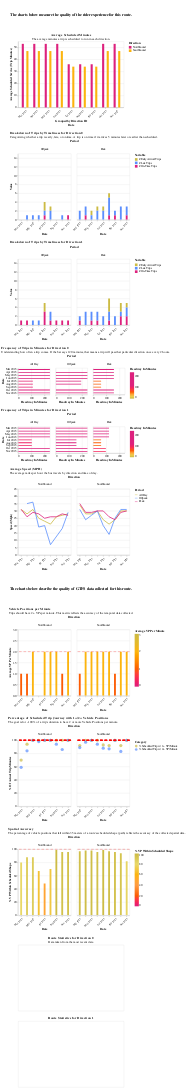

Notebook cell for this chart:
### Markdown cell above
## Detailed Route Overview

### Code cell
try:
    display(section2.filtered_route(sched_vp_df))
except:
    display(Markdown(f"""{organization_name} only has schedule data."""))

### Figure 1 — Vega-Lite specification as saved in the notebook (floating-point values rounded to 4 significant figures; data arrays with more than 128 entries replaced by an {"elided": "..."} marker saying what was removed)
{"config": {"view": {"continuousWidth": 300, "continuousHeight": 300}}, "vconcat": [{"data": {"name": "data-2e69f65df4b8394a28c3920390e86a1c"}, "mark": {"type": "text", "align": "center", "baseline": "middle", "fontSize": 14, "fontWeight": "bold", "text": "The charts below measure the quality of the rider experience for this route."}, "height": 100, "width": 400}, {"data": {"name": "data-759d14c519095f77b2812b9df02cb226"}, "mark": {"type": "bar", "size": 8}, "encoding": {"color": {"field": "Direction", "scale": {"range": ["#dd217d", "#fcb40e", "#ccbb44", "#5b8efd"]}, "title": "Direction", "type": "nominal"}, "tooltip": [{"field": "Period", "type": "nominal"}, {"field": "Route", "type": "nominal"}, {"field": "Date", "type": "temporal"}, {"field": "Direction", "type": "nominal"}, {"field": "Direction", "type": "nominal"}, {"field": "Average Scheduled Service (trip minutes)", "type": "quantitative"}], "x": {"axis": {"format": "%b %Y", "labelAngle": -45}, "field": "Date", "timeUnit": "yearmonthdate", "title": ["Grouped by Direction ID", "Date"], "type": "ordinal"}, "xOffset": {"field": "Direction", "title": "Direction", "type": "nominal"}, "y": {"field": "Average Scheduled Service (trip minutes)", "title": "Average Scheduled Service (Trip Minutes)", "type": "quantitative"}}, "height": 250, "name": "view_12", "title": {"text": ["Average Scheduled Minutes"], "subtitle": ["The average minutes a trip is scheduled to run in each direction."]}, "transform": [{"filter": {"param": "param_4"}}], "width": 400}, {"data": {"name": "data-ea395e913b8ea14c2da9dfd1d89c958e"}, "facet": {"column": {"field": "Period", "type": "nominal"}}, "spec": {"mark": {"type": "bar", "clip": true, "size": 7}, "encoding": {"color": {"field": "variable", "scale": {"range": ["#ccbb44", "#5b8efd", "#dd217d"]}, "title": "Variable", "type": "nominal"}, "tooltip": [{"field": "Period", "type": "nominal"}, {"field": "Route", "type": "nominal"}, {"field": "Date", "type": "temporal"}, {"field": "Direction", "type": "nominal"}, {"field": "value", "type": "quantitative"}, {"field": "variable", "type": "nominal"}], "x": {"axis": {"format": "%b %Y", "labelAngle": -45}, "field": "Date", "timeUnit": "yearmonthdate", "title": ["Date"], "type": "ordinal"}, "y": {"field": "value", "scale": {"domain": [0, 15]}, "title": "Value", "type": "quantitative"}}, "height": 250, "name": "view_4", "width": 200}, "title": {"text": "Breakdown of Trips by Timeliness for Direction 0", "subtitle": "Categorizing whether a trip is early, late, or ontime. A trip is on time if it arrives 5 minutes later or earlier than scheduled."}, "transform": [{"filter": {"param": "param_4"}}]}, {"data": {"name": "data-22caf7ab2608fb12b5c8ac0c95723816"}, "facet": {"column": {"field": "Period", "type": "nominal"}}, "spec": {"mark": {"type": "bar", "clip": true, "size": 7}, "encoding": {"color": {"field": "variable", "scale": {"range": ["#ccbb44", "#5b8efd", "#dd217d"]}, "title": "Variable", "type": "nominal"}, "tooltip": [{"field": "Period", "type": "nominal"}, {"field": "Route", "type": "nominal"}, {"field": "Date", "type": "temporal"}, {"field": "Direction", "type": "nominal"}, {"field": "value", "type": "quantitative"}, {"field": "variable", "type": "nominal"}], "x": {"axis": {"format": "%b %Y", "labelAngle": -45}, "field": "Date", "timeUnit": "yearmonthdate", "title": ["Date"], "type": "ordinal"}, "y": {"field": "value", "scale": {"domain": [0, 15]}, "title": "Value", "type": "quantitative"}}, "height": 250, "name": "view_5", "width": 200}, "title": {"text": "Breakdown of Trips by Timeliness for Direction 1", "subtitle": ""}, "transform": [{"filter": {"param": "param_4"}}]}, {"data": {"name": "data-c40a9f48325d8e305664ce50dce04517"}, "facet": {"column": {"field": "Period", "type": "nominal"}}, "spec": {"mark": {"type": "bar", "clip": true, "size": 3}, "encoding": {"color": {"field": "headway_in_minutes", "scale": {"domain": [0, 15, 30, 45, 60, 120, 180, 240], "range": ["#ccbb44", "#e9d868", "#fcb40e", "#ff9c42", "#fc5c04", "#dd217d", "#dd217d", "#dd217d"]}, "title": "Headway In Minutes", "type": "quantitative"}, "tooltip": [{"field": "Date", "type": "temporal"}, {"field": "Route", "type": "nominal"}, {"field": "Headway in Minutes", "type": "nominal"}, {"field": "Period", "type": "nominal"}, {"field": "Direction", "type": "nominal"}], "x": {"field": "headway_in_minutes", "scale": {"domain": [0, 240]}, "title": "Headway In Minutes", "type": "quantitative"}, "y": {"axis": {"format": "%b %Y"}, "field": "Date", "timeUnit": "yearmonthdate", "title": ["Date"], "type": "ordinal"}}, "height": 100, "name": "view_6", "width": 120}, "title": {"text": "Frequency of Trips in Minutes for Direction 0", "subtitle": "Understanding how often a trip comes. If the bar says 120 minutes, that means a trip will pass that particular direction once every 2 hours."}, "transform": [{"filter": {"param": "param_4"}}]}, {"data": {"name": "data-e1191d961d4df042b1d74463c9eda844"}, "facet": {"column": {"field": "Period", "type": "nominal"}}, "spec": {"mark": {"type": "bar", "clip": true, "size": 3}, "encoding": {"color": {"field": "headway_in_minutes", "scale": {"domain": [0, 15, 30, 45, 60, 120, 180, 240], "range": ["#ccbb44", "#e9d868", "#fcb40e", "#ff9c42", "#fc5c04", "#dd217d", "#dd217d", "#dd217d"]}, "title": "Headway In Minutes", "type": "quantitative"}, "tooltip": [{"field": "Date", "type": "temporal"}, {"field": "Route", "type": "nominal"}, {"field": "Headway in Minutes", "type": "nominal"}, {"field": "Period", "type": "nominal"}, {"field": "Direction", "type": "nominal"}], "x": {"field": "headway_in_minutes", "scale": {"domain": [0, 240]}, "title": "Headway In Minutes", "type": "quantitative"}, "y": {"axis": {"format": "%b %Y"}, "field": "Date", "timeUnit": "yearmonthdate", "title": ["Date"], "type": "ordinal"}}, "height": 100, "name": "view_7", "width": 120}, "title": {"text": "Frequency of Trips in Minutes for Direction 1", "subtitle": ""}, "transform": [{"filter": {"param": "param_4"}}]}, {"data": {"name": "data-1c856d526f2086abd95b9987210726e5"}, "facet": {"column": {"field": "Direction", "title": "Direction", "type": "nominal"}}, "spec": {"mark": {"type": "line", "size": 3}, "encoding": {"color": {"field": "Period", "scale": {"range": ["#ccbb44", "#5b8efd", "#dd217d"]}, "title": "Period", "type": "nominal"}, "tooltip": [{"field": "Period", "type": "nominal"}, {"field": "Route", "type": "nominal"}, {"field": "Date", "type": "temporal"}, {"field": "Speed (MPH)_str", "type": "nominal"}, {"field": "Direction", "type": "nominal"}], "x": {"axis": {"format": "%b %Y", "labelAngle": -45}, "field": "Date", "timeUnit": "yearmonthdate", "title": "Date", "type": "ordinal"}, "y": {"field": "Speed (MPH)", "scale": {"domain": [0, 45.0]}, "title": "Speed (Mph)", "type": "quantitative"}}, "height": 250, "name": "view_8", "width": 200}, "title": {"text": ["Average Speed (MPH)"], "subtitle": ["The average miles per hour the bus travels by direction and time of day."]}, "transform": [{"filter": {"param": "param_4"}}]}, {"data": {"name": "data-2e69f65df4b8394a28c3920390e86a1c"}, "mark": {"type": "text", "align": "center", "baseline": "middle", "fontSize": 14, "fontWeight": "bold", "text": "The charts below describe the quality of GTFS data collected for this route."}, "height": 100, "width": 400}, {"data": {"name": "data-759d14c519095f77b2812b9df02cb226"}, "facet": {"column": {"field": "Direction", "type": "nominal"}}, "spec": {"layer": [{"mark": {"type": "bar", "clip": true, "size": 7}, "encoding": {"color": {"field": "Average VP per Minute", "scale": {"domain": [0, 1, 2, 3], "range": ["#dd217d", "#fc5c04", "#fcb40e", "#ccbb44"]}, "title": "Average VP Per Minute", "type": "quantitative"}, "tooltip": [{"field": "Period", "type": "nominal"}, {"field": "Route", "type": "nominal"}, {"field": "Date", "type": "temporal"}, {"field": "Direction", "type": "nominal"}, {"field": "Average VP per Minute", "type": "quantitative"}], "x": {"axis": {"format": "%b %Y", "labelAngle": -45}, "field": "Date", "timeUnit": "yearmonthdate", "title": ["Date"], "type": "ordinal"}, "y": {"field": "Average VP per Minute", "scale": {"domain": [0, 3]}, "title": "Average VP Per Minute", "type": "quantitative"}}, "name": "view_9"}, {"mark": {"type": "rule", "color": "red", "strokeDash": [10, 7]}, "encoding": {"y": {"aggregate": "mean", "field": "ruler_for_vp_per_min", "type": "quantitative"}}}], "height": 250, "width": 200}, "title": {"text": "Vehicle Positions per Minute", "subtitle": ["Trips should have 2+ VPs per minute. This metric reflects the accuracy of the temporal data collected."]}, "transform": [{"filter": {"param": "param_4"}}]}, {"data": {"name": "data-0bc2892f2d3279f6f39876ceca1ddf7e"}, "facet": {"column": {"field": "Direction", "title": "Direction", "type": "nominal"}}, "spec": {"layer": [{"mark": {"type": "circle", "size": 150}, "encoding": {"color": {"field": "Category", "scale": {"range": ["#ccbb44", "#5b8efd", "#dd217d"]}, "title": "Category", "type": "nominal"}, "tooltip": [{"field": "Period", "type": "nominal"}, {"field": "Route", "type": "nominal"}, {"field": "Date", "type": "temporal"}, {"field": "Direction", "type": "nominal"}, {"field": "% of Actual Trip Minutes_str", "type": "nominal"}, {"field": "Category", "type": "nominal"}], "x": {"axis": {"format": "%b %Y", "labelAngle": -45}, "field": "Date", "timeUnit": "yearmonthdate", "title": "Date", "type": "ordinal"}, "y": {"field": "% of Actual Trip Minutes", "scale": {"domain": [0, 100]}, "title": "% Of Actual Trip Minutes", "type": "quantitative"}}, "name": "view_10"}, {"mark": {"type": "rule", "color": "red", "strokeDash": [10, 7]}, "encoding": {"y": {"field": "ruler_100_pct", "type": "quantitative"}}}], "height": 250, "width": 200}, "title": {"text": ["Percentage of Scheduled Trip Journey with 1+/2+ Vehicle Positions"], "subtitle": ["The goal is for ~100% of a trip's duration to have 2 or more Vehicle Positions per minute."]}, "transform": [{"filter": {"param": "param_4"}}]}, {"data": {"name": "data-759d14c519095f77b2812b9df02cb226"}, "facet": {"column": {"field": "Direction", "type": "nominal"}}, "spec": {"layer": [{"mark": {"type": "bar", "clip": true, "size": 7}, "encoding": {"color": {"field": "% VP within Scheduled Shape", "scale": {"domain": [0, 20, 40, 60, 80, 100], "range": ["#dd217d", "#fc5c04", "#ff9c42", "#fcb40e", "#e9d868", "#ccbb44"]}, "title": "% VP Within Scheduled Shape", "type": "quantitative"}, "tooltip": [{"field": "Period", "type": "nominal"}, {"field": "Route", "type": "nominal"}, {"field": "Date", "type": "temporal"}, {"field": "Direction", "type": "nominal"}, {"field": "% VP within Scheduled Shape", "type": "quantitative"}], "x": {"axis": {"format": "%b %Y", "labelAngle": -45}, "field": "Date", "timeUnit": "yearmonthdate", "title": ["Date"], "type": "ordinal"}, "y": {"field": "% VP within Scheduled Shape", "scale": {"domain": [0, 100]}, "title": "% VP Within Scheduled Shape", "type": "quantitative"}}, "name": "view_11"}, {"mark": {"type": "rule", "color": "red", "strokeDash": [10, 7]}, "encoding": {"y": {"aggregate": "mean", "field": "ruler_100_pct", "type": "quantitative"}}}], "height": 250, "width": 200}, "title": {"text": "Spatial Accuracy", "subtitle": ["The percentage of vehicle positions that fall within 35 meters of a route's scheduled shape (path) reflects the accuracy of the collected spatial data."]}, "transform": [{"filter": {"param": "param_4"}}]}, {"data": {"name": "data-2db107cea1571ab1307f2ecd7ef1747a"}, "mark": {"type": "text"}, "encoding": {"text": {"field": "combo_col", "type": "nominal"}, "x": {"axis": null, "field": "Zero", "type": "quantitative"}, "y": {"axis": null, "field": "combo_col", "type": "nominal"}}, "height": 250, "name": "view_13", "title": {"text": "Route Statistics for Direction 0", "subtitle": "Data taken from the most recent date."}, "transform": [{"filter": {"param": "param_4"}}], "width": 400}, {"data": {"name": "data-19f9a3a469d8975ac9904f42350dc47d"}, "mark": {"type": "text"}, "encoding": {"text": {"field": "combo_col", "type": "nominal"}, "x": {"axis": null, "field": "Zero", "type": "quantitative"}, "y": {"axis": null, "field": "combo_col", "type": "nominal"}}, "height": 250, "name": "view_14", "title": {"text": "Route Statistics for Direction 1", "subtitle": ""}, "transform": [{"filter": {"param": "param_4"}}], "width": 400}], "params": [{"name": "param_4", "select": {"type": "point", "fields": ["Route"]}, "bind": {"input": "select", "options": ["22 South Shore Service & Lake Express Daily", "50 South Shore Daily", "19X Valley Express Daily", "55 Neighborhood Connection", "28 East Shore Express", "22 South Shore Service and Lake Express Daily"], "name": "Routes: "}, "value": "22 South Shore Service & Lake Express Daily", "views": ["view_12", "view_4", "view_5", "view_6", "view_7", "view_8", "view_9", "view_10", "view_11", "view_13", "view_14"]}], "$schema": "https://vega.github.io/schema/vega-lite/v5.17.0.json", "datasets": {"data-2e69f65df4b8394a28c3920390e86a1c": [{"schedule_gtfs_dataset_key": "07d3b79f14cec8099119e1eb649f065b", "dir_0_1": 0.0, "Period": "All Day", "Average Scheduled Service (trip minutes)": 53.25, "Average Stop Distance (miles)": 0.33, "# scheduled trips": 4, "Trips per Hour": 0.17, "is_express": null, "is_rapid": null, "is_rail": null, "is_coverage": null, "is_downtown_local": null, "is_local": null, "Date": "2023-03-15T00:00:00", "Route typology": "unknown", "# Minutes with 1+ VP per Minute": 77, "# Minutes with 2+ VP per Minute": 65, "Aggregate Actual Service Minutes": 183.4, "Aggregate Scheduled Service Minutes (all trips)": 110.0, "# VP": 201, "# VP within Scheduled Shape": 161, "# Early Arrival Trips": 0, "# On-Time Trips": 0, "# Late Trips": 2, "# Trips with VP": 2, "Average VP per Minute": 1.1, "% VP within Scheduled Shape": 80.0, "pct_rt_journey_atleast1_vp": 42.0, "pct_rt_journey_atleast2_vp": 35.0, "% Scheduled Trip w/ 1+ VP/Minute": 70.0, "% Scheduled Trip w/ 2+ VP/Minute": 59.0, "Realtime versus Scheduled Service Ratio": 1.67, "Average Actual Service (Trip Minutes)": 91.72, "schedule_source_record_id_x": null, "GTFS Availability": "schedule_and_vp", "Speed (MPH)": 31, "Transit Operator": "Tahoe Transportation District Schedule", "route_long_name": "South Shore Service & Lake Express Daily", "route_short_name": "22", "Route": "22 South Shore Service & Lake Express Daily", "Route ID": "12133", "schedule_source_record_id_y": "recgyP2nm59f3KKXo", "Base64 Encoded Feed URL": "aHR0cHM6Ly9kYXRhLnRyaWxsaXVtdHJhbnNpdC5jb20vZ3Rmcy90YWhvZS1jYS11cy90YWhvZS1jYS11cy56aXA=", "Organization ID": "rec3u4aMplqObcoTR", "Organization": "Tahoe Transportation District", "District": "03 - Marysville", "Direction": "Northbound", "ruler_100_pct": 100, "ruler_for_vp_per_min": 2, "headway_in_minutes": 352.9, "Speed (MPH)_str": "31"}], "data-759d14c519095f77b2812b9df02cb226": {"elided": "183 records"}, "data-ea395e913b8ea14c2da9dfd1d89c958e": {"elided": "450 records"}, "data-22caf7ab2608fb12b5c8ac0c95723816": {"elided": "492 records"}, "data-c40a9f48325d8e305664ce50dce04517": {"elided": "241 records"}, "data-e1191d961d4df042b1d74463c9eda844": {"elided": "256 records"}, "data-1c856d526f2086abd95b9987210726e5": {"elided": "497 records"}, "data-0bc2892f2d3279f6f39876ceca1ddf7e": {"elided": "366 records"}, "data-2db107cea1571ab1307f2ecd7ef1747a": [{"Route": "19X Valley Express Daily", "Direction": "Northbound", "variable": "Average Scheduled Service (Trip Minutes)", "value": 40.0, "Zero": 0, "combo_col": "Average Scheduled Service (Trip Minutes): 40.0"}, {"Route": "22 South Shore Service and Lake Express Daily", "Direction": "Northbound", "variable": "Average Scheduled Service (Trip Minutes)", "value": 52.14, "Zero": 0, "combo_col": "Average Scheduled Service (Trip Minutes): 52.14"}, {"Route": "50 South Shore Daily", "Direction": "Eastbound", "variable": "Average Scheduled Service (Trip Minutes)", "value": 25.0, "Zero": 0, "combo_col": "Average Scheduled Service (Trip Minutes): 25.0"}, {"Route": "55 Neighborhood Connection", "Direction": "Northbound", "variable": "Average Scheduled Service (Trip Minutes)", "value": 25.5, "Zero": 0, "combo_col": "Average Scheduled Service (Trip Minutes): 25.5"}, {"Route": "19X Valley Express Daily", "Direction": "Northbound", "variable": "Average Stop Distance (Miles)", "value": 0.73, "Zero": 0, "combo_col": "Average Stop Distance (Miles): 0.73"}, {"Route": "22 South Shore Service and Lake Express Daily", "Direction": "Northbound", "variable": "Average Stop Distance (Miles)", "value": 0.35, "Zero": 0, "combo_col": "Average Stop Distance (Miles): 0.35"}, {"Route": "50 South Shore Daily", "Direction": "Eastbound", "variable": "Average Stop Distance (Miles)", "value": 0.21, "Zero": 0, "combo_col": "Average Stop Distance (Miles): 0.21"}, {"Route": "55 Neighborhood Connection", "Direction": "Northbound", "variable": "Average Stop Distance (Miles)", "value": 0.27, "Zero": 0, "combo_col": "Average Stop Distance (Miles): 0.27"}, {"Route": "19X Valley Express Daily", "Direction": "Northbound", "variable": "# Scheduled Trips", "value": 4, "Zero": 0, "combo_col": "# Scheduled Trips: 4"}, {"Route": "22 South Shore Service and Lake Express Daily", "Direction": "Northbound", "variable": "# Scheduled Trips", "value": 7, "Zero": 0, "combo_col": "# Scheduled Trips: 7"}, {"Route": "50 South Shore Daily", "Direction": "Eastbound", "variable": "# Scheduled Trips", "value": 29, "Zero": 0, "combo_col": "# Scheduled Trips: 29"}, {"Route": "55 Neighborhood Connection", "Direction": "Northbound", "variable": "# Scheduled Trips", "value": 28, "Zero": 0, "combo_col": "# Scheduled Trips: 28"}, {"Route": "19X Valley Express Daily", "Direction": "Northbound", "variable": "Gtfs Availability", "value": "schedule_and_vp", "Zero": 0, "combo_col": "GTFS Availability: Schedule and Realtime Data"}, {"Route": "22 South Shore Service and Lake Express Daily", "Direction": "Northbound", "variable": "Gtfs Availability", "value": "schedule_and_vp", "Zero": 0, "combo_col": "GTFS Availability: Schedule and Realtime Data"}, {"Route": "50 South Shore Daily", "Direction": "Eastbound", "variable": "Gtfs Availability", "value": "schedule_and_vp", "Zero": 0, "combo_col": "GTFS Availability: Schedule and Realtime Data"}, {"Route": "55 Neighborhood Connection", "Direction": "Northbound", "variable": "Gtfs Availability", "value": "schedule_and_vp", "Zero": 0, "combo_col": "GTFS Availability: Schedule and Realtime Data"}, {"Route": "19X Valley Express Daily", "Direction": "Northbound", "variable": "Peak Avg Speed", "value": 0.0, "Zero": 0, "combo_col": "Peak Avg Speed: 0.0"}, {"Route": "22 South Shore Service and Lake Express Daily", "Direction": "Northbound", "variable": "Peak Avg Speed", "value": 0.0, "Zero": 0, "combo_col": "Peak Avg Speed: 0.0"}, {"Route": "50 South Shore Daily", "Direction": "Eastbound", "variable": "Peak Avg Speed", "value": 0.0, "Zero": 0, "combo_col": "Peak Avg Speed: 0.0"}, {"Route": "55 Neighborhood Connection", "Direction": "Northbound", "variable": "Peak Avg Speed", "value": 0.0, "Zero": 0, "combo_col": "Peak Avg Speed: 0.0"}, {"Route": "19X Valley Express Daily", "Direction": "Northbound", "variable": "Peak Scheduled Trips", "value": 0.0, "Zero": 0, "combo_col": "Peak Scheduled Trips: 0.0"}, {"Route": "22 South Shore Service and Lake Express Daily", "Direction": "Northbound", "variable": "Peak Scheduled Trips", "value": 0.0, "Zero": 0, "combo_col": "Peak Scheduled Trips: 0.0"}, {"Route": "50 South Shore Daily", "Direction": "Eastbound", "variable": "Peak Scheduled Trips", "value": 0.0, "Zero": 0, "combo_col": "Peak Scheduled Trips: 0.0"}, {"Route": "55 Neighborhood Connection", "Direction": "Northbound", "variable": "Peak Scheduled Trips", "value": 0.0, "Zero": 0, "combo_col": "Peak Scheduled Trips: 0.0"}, {"Route": "19X Valley Express Daily", "Direction": "Northbound", "variable": "Peak Hourly Freq", "value": 0.0, "Zero": 0, "combo_col": "Peak Hourly Freq: 0.0"}, {"Route": "22 South Shore Service and Lake Express Daily", "Direction": "Northbound", "variable": "Peak Hourly Freq", "value": 0.0, "Zero": 0, "combo_col": "Peak Hourly Freq: 0.0"}, {"Route": "50 South Shore Daily", "Direction": "Eastbound", "variable": "Peak Hourly Freq", "value": 0.0, "Zero": 0, "combo_col": "Peak Hourly Freq: 0.0"}, {"Route": "55 Neighborhood Connection", "Direction": "Northbound", "variable": "Peak Hourly Freq", "value": 0.0, "Zero": 0, "combo_col": "Peak Hourly Freq: 0.0"}, {"Route": "19X Valley Express Daily", "Direction": "Northbound", "variable": "Offpeak Avg Speed", "value": 0.0, "Zero": 0, "combo_col": "Offpeak Avg Speed: 0.0"}, {"Route": "22 South Shore Service and Lake Express Daily", "Direction": "Northbound", "variable": "Offpeak Avg Speed", "value": 0.0, "Zero": 0, "combo_col": "Offpeak Avg Speed: 0.0"}, {"Route": "50 South Shore Daily", "Direction": "Eastbound", "variable": "Offpeak Avg Speed", "value": 0.0, "Zero": 0, "combo_col": "Offpeak Avg Speed: 0.0"}, {"Route": "55 Neighborhood Connection", "Direction": "Northbound", "variable": "Offpeak Avg Speed", "value": 0.0, "Zero": 0, "combo_col": "Offpeak Avg Speed: 0.0"}, {"Route": "19X Valley Express Daily", "Direction": "Northbound", "variable": "Offpeak Scheduled Trips", "value": 0.0, "Zero": 0, "combo_col": "Offpeak Scheduled Trips: 0.0"}, {"Route": "22 South Shore Service and Lake Express Daily", "Direction": "Northbound", "variable": "Offpeak Scheduled Trips", "value": 0.0, "Zero": 0, "combo_col": "Offpeak Scheduled Trips: 0.0"}, {"Route": "50 South Shore Daily", "Direction": "Eastbound", "variable": "Offpeak Scheduled Trips", "value": 0.0, "Zero": 0, "combo_col": "Offpeak Scheduled Trips: 0.0"}, {"Route": "55 Neighborhood Connection", "Direction": "Northbound", "variable": "Offpeak Scheduled Trips", "value": 0.0, "Zero": 0, "combo_col": "Offpeak Scheduled Trips: 0.0"}, {"Route": "19X Valley Express Daily", "Direction": "Northbound", "variable": "Trips Per Hour", "value": 0.0, "Zero": 0, "combo_col": "Trips Per Hour: 0.0"}, {"Route": "22 South Shore Service and Lake Express Daily", "Direction": "Northbound", "variable": "Trips Per Hour", "value": 0.0, "Zero": 0, "combo_col": "Trips Per Hour: 0.0"}, {"Route": "50 South Shore Daily", "Direction": "Eastbound", "variable": "Trips Per Hour", "value": 0.0, "Zero": 0, "combo_col": "Trips Per Hour: 0.0"}, {"Route": "55 Neighborhood Connection", "Direction": "Northbound", "variable": "Trips Per Hour", "value": 0.0, "Zero": 0, "combo_col": "Trips Per Hour: 0.0"}], "data-19f9a3a469d8975ac9904f42350dc47d": [{"Route": "19X Valley Express Daily", "Direction": "Southbound", "variable": "Average Scheduled Service (Trip Minutes)", "value": 38.0, "Zero": 0, "combo_col": "Average Scheduled Service (Trip Minutes): 38.0"}, {"Route": "22 South Shore Service and Lake Express Daily", "Direction": "Southbound", "variable": "Average Scheduled Service (Trip Minutes)", "value": 44.38, "Zero": 0, "combo_col": "Average Scheduled Service (Trip Minutes): 44.38"}, {"Route": "50 South Shore Daily", "Direction": "Westbound", "variable": "Average Scheduled Service (Trip Minutes)", "value": 19.64, "Zero": 0, "combo_col": "Average Scheduled Service (Trip Minutes): 19.64"}, {"Route": "55 Neighborhood Connection", "Direction": "Southbound", "variable": "Average Scheduled Service (Trip Minutes)", "value": 39.0, "Zero": 0, "combo_col": "Average Scheduled Service (Trip Minutes): 39.0"}, {"Route": "19X Valley Express Daily", "Direction": "Southbound", "variable": "Average Stop Distance (Miles)", "value": 0.81, "Zero": 0, "combo_col": "Average Stop Distance (Miles): 0.81"}, {"Route": "22 South Shore Service and Lake Express Daily", "Direction": "Southbound", "variable": "Average Stop Distance (Miles)", "value": 0.19, "Zero": 0, "combo_col": "Average Stop Distance (Miles): 0.19"}, {"Route": "50 South Shore Daily", "Direction": "Westbound", "variable": "Average Stop Distance (Miles)", "value": 0.23, "Zero": 0, "combo_col": "Average Stop Distance (Miles): 0.23"}, {"Route": "55 Neighborhood Connection", "Direction": "Southbound", "variable": "Average Stop Distance (Miles)", "value": 0.22, "Zero": 0, "combo_col": "Average Stop Distance (Miles): 0.22"}, {"Route": "19X Valley Express Daily", "Direction": "Southbound", "variable": "# Scheduled Trips", "value": 5, "Zero": 0, "combo_col": "# Scheduled Trips: 5"}, {"Route": "22 South Shore Service and Lake Express Daily", "Direction": "Southbound", "variable": "# Scheduled Trips", "value": 8, "Zero": 0, "combo_col": "# Scheduled Trips: 8"}, {"Route": "50 South Shore Daily", "Direction": "Westbound", "variable": "# Scheduled Trips", "value": 28, "Zero": 0, "combo_col": "# Scheduled Trips: 28"}, {"Route": "55 Neighborhood Connection", "Direction": "Southbound", "variable": "# Scheduled Trips", "value": 14, "Zero": 0, "combo_col": "# Scheduled Trips: 14"}, {"Route": "19X Valley Express Daily", "Direction": "Southbound", "variable": "Gtfs Availability", "value": "schedule_and_vp", "Zero": 0, "combo_col": "GTFS Availability: Schedule and Realtime Data"}, {"Route": "22 South Shore Service and Lake Express Daily", "Direction": "Southbound", "variable": "Gtfs Availability", "value": "schedule_and_vp", "Zero": 0, "combo_col": "GTFS Availability: Schedule and Realtime Data"}, {"Route": "50 South Shore Daily", "Direction": "Westbound", "variable": "Gtfs Availability", "value": "schedule_and_vp", "Zero": 0, "combo_col": "GTFS Availability: Schedule and Realtime Data"}, {"Route": "55 Neighborhood Connection", "Direction": "Southbound", "variable": "Gtfs Availability", "value": "schedule_and_vp", "Zero": 0, "combo_col": "GTFS Availability: Schedule and Realtime Data"}, {"Route": "19X Valley Express Daily", "Direction": "Southbound", "variable": "Peak Avg Speed", "value": 0.0, "Zero": 0, "combo_col": "Peak Avg Speed: 0.0"}, {"Route": "22 South Shore Service and Lake Express Daily", "Direction": "Southbound", "variable": "Peak Avg Speed", "value": 0.0, "Zero": 0, "combo_col": "Peak Avg Speed: 0.0"}, {"Route": "50 South Shore Daily", "Direction": "Westbound", "variable": "Peak Avg Speed", "value": 0.0, "Zero": 0, "combo_col": "Peak Avg Speed: 0.0"}, {"Route": "55 Neighborhood Connection", "Direction": "Southbound", "variable": "Peak Avg Speed", "value": 0.0, "Zero": 0, "combo_col": "Peak Avg Speed: 0.0"}, {"Route": "19X Valley Express Daily", "Direction": "Southbound", "variable": "Peak Scheduled Trips", "value": 0.0, "Zero": 0, "combo_col": "Peak Scheduled Trips: 0.0"}, {"Route": "22 South Shore Service and Lake Express Daily", "Direction": "Southbound", "variable": "Peak Scheduled Trips", "value": 0.0, "Zero": 0, "combo_col": "Peak Scheduled Trips: 0.0"}, {"Route": "50 South Shore Daily", "Direction": "Westbound", "variable": "Peak Scheduled Trips", "value": 0.0, "Zero": 0, "combo_col": "Peak Scheduled Trips: 0.0"}, {"Route": "55 Neighborhood Connection", "Direction": "Southbound", "variable": "Peak Scheduled Trips", "value": 0.0, "Zero": 0, "combo_col": "Peak Scheduled Trips: 0.0"}, {"Route": "19X Valley Express Daily", "Direction": "Southbound", "variable": "Peak Hourly Freq", "value": 0.0, "Zero": 0, "combo_col": "Peak Hourly Freq: 0.0"}, {"Route": "22 South Shore Service and Lake Express Daily", "Direction": "Southbound", "variable": "Peak Hourly Freq", "value": 0.0, "Zero": 0, "combo_col": "Peak Hourly Freq: 0.0"}, {"Route": "50 South Shore Daily", "Direction": "Westbound", "variable": "Peak Hourly Freq", "value": 0.0, "Zero": 0, "combo_col": "Peak Hourly Freq: 0.0"}, {"Route": "55 Neighborhood Connection", "Direction": "Southbound", "variable": "Peak Hourly Freq", "value": 0.0, "Zero": 0, "combo_col": "Peak Hourly Freq: 0.0"}, {"Route": "19X Valley Express Daily", "Direction": "Southbound", "variable": "Offpeak Avg Speed", "value": 0.0, "Zero": 0, "combo_col": "Offpeak Avg Speed: 0.0"}, {"Route": "22 South Shore Service and Lake Express Daily", "Direction": "Southbound", "variable": "Offpeak Avg Speed", "value": 0.0, "Zero": 0, "combo_col": "Offpeak Avg Speed: 0.0"}, {"Route": "50 South Shore Daily", "Direction": "Westbound", "variable": "Offpeak Avg Speed", "value": 0.0, "Zero": 0, "combo_col": "Offpeak Avg Speed: 0.0"}, {"Route": "55 Neighborhood Connection", "Direction": "Southbound", "variable": "Offpeak Avg Speed", "value": 0.0, "Zero": 0, "combo_col": "Offpeak Avg Speed: 0.0"}, {"Route": "19X Valley Express Daily", "Direction": "Southbound", "variable": "Offpeak Scheduled Trips", "value": 0.0, "Zero": 0, "combo_col": "Offpeak Scheduled Trips: 0.0"}, {"Route": "22 South Shore Service and Lake Express Daily", "Direction": "Southbound", "variable": "Offpeak Scheduled Trips", "value": 0.0, "Zero": 0, "combo_col": "Offpeak Scheduled Trips: 0.0"}, {"Route": "50 South Shore Daily", "Direction": "Westbound", "variable": "Offpeak Scheduled Trips", "value": 0.0, "Zero": 0, "combo_col": "Offpeak Scheduled Trips: 0.0"}, {"Route": "55 Neighborhood Connection", "Direction": "Southbound", "variable": "Offpeak Scheduled Trips", "value": 0.0, "Zero": 0, "combo_col": "Offpeak Scheduled Trips: 0.0"}, {"Route": "19X Valley Express Daily", "Direction": "Southbound", "variable": "Trips Per Hour", "value": 0.0, "Zero": 0, "combo_col": "Trips Per Hour: 0.0"}, {"Route": "22 South Shore Service and Lake Express Daily", "Direction": "Southbound", "variable": "Trips Per Hour", "value": 0.0, "Zero": 0, "combo_col": "Trips Per Hour: 0.0"}, {"Route": "50 South Shore Daily", "Direction": "Westbound", "variable": "Trips Per Hour", "value": 0.0, "Zero": 0, "combo_col": "Trips Per Hour: 0.0"}, {"Route": "55 Neighborhood Connection", "Direction": "Southbound", "variable": "Trips Per Hour", "value": 0.0, "Zero": 0, "combo_col": "Trips Per Hour: 0.0"}]}}
